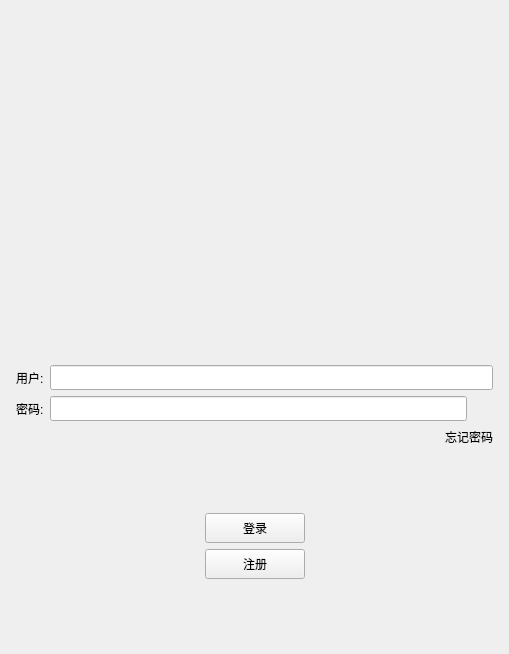
<?xml version="1.0" encoding="UTF-8"?>
<ui version="4.0">
 <class>LoginWidgetClass</class>
 <widget class="QWidget" name="LoginWidgetClass">
  <property name="windowModality">
   <enum>Qt::WindowModal</enum>
  </property>
  <property name="geometry">
   <rect>
    <x>0</x>
    <y>0</y>
    <width>509</width>
    <height>654</height>
   </rect>
  </property>
  <property name="windowTitle">
   <string>LoginWidget</string>
  </property>
  <layout class="QVBoxLayout" name="verticalLayout_2">
   <item>
    <layout class="QVBoxLayout" name="verticalLayout">
     <property name="leftMargin">
      <number>5</number>
     </property>
     <property name="topMargin">
      <number>5</number>
     </property>
     <property name="rightMargin">
      <number>5</number>
     </property>
     <property name="bottomMargin">
      <number>5</number>
     </property>
     <item>
      <widget class="QWidget" name="widget" native="true">
       <layout class="QGridLayout" name="gridLayout">
        <item row="1" column="0">
         <widget class="QLabel" name="Head_Label">
          <property name="minimumSize">
           <size>
            <width>250</width>
            <height>250</height>
           </size>
          </property>
          <property name="maximumSize">
           <size>
            <width>250</width>
            <height>250</height>
           </size>
          </property>
          <property name="text">
           <string/>
          </property>
          <property name="alignment">
           <set>Qt::AlignCenter</set>
          </property>
         </widget>
        </item>
        <item row="2" column="0">
         <spacer name="verticalSpacer">
          <property name="orientation">
           <enum>Qt::Vertical</enum>
          </property>
          <property name="sizeHint" stdset="0">
           <size>
            <width>20</width>
            <height>40</height>
           </size>
          </property>
         </spacer>
        </item>
        <item row="0" column="0">
         <widget class="QLabel" name="Tip_Label">
          <property name="minimumSize">
           <size>
            <width>0</width>
            <height>25</height>
           </size>
          </property>
          <property name="maximumSize">
           <size>
            <width>16777215</width>
            <height>25</height>
           </size>
          </property>
          <property name="text">
           <string/>
          </property>
          <property name="alignment">
           <set>Qt::AlignCenter</set>
          </property>
         </widget>
        </item>
       </layout>
      </widget>
     </item>
     <item>
      <layout class="QHBoxLayout" name="horizontalLayout">
       <item>
        <widget class="QLabel" name="User_Labe">
         <property name="minimumSize">
          <size>
           <width>0</width>
           <height>25</height>
          </size>
         </property>
         <property name="maximumSize">
          <size>
           <width>16777215</width>
           <height>25</height>
          </size>
         </property>
         <property name="text">
          <string>用户:</string>
         </property>
        </widget>
       </item>
       <item>
        <widget class="QLineEdit" name="User_Edit">
         <property name="minimumSize">
          <size>
           <width>0</width>
           <height>25</height>
          </size>
         </property>
         <property name="maximumSize">
          <size>
           <width>16777215</width>
           <height>25</height>
          </size>
         </property>
        </widget>
       </item>
      </layout>
     </item>
     <item>
      <layout class="QHBoxLayout" name="horizontalLayout_2">
       <item>
        <widget class="QLabel" name="PassWord_Label">
         <property name="minimumSize">
          <size>
           <width>0</width>
           <height>25</height>
          </size>
         </property>
         <property name="maximumSize">
          <size>
           <width>16777215</width>
           <height>25</height>
          </size>
         </property>
         <property name="text">
          <string>密码:</string>
         </property>
        </widget>
       </item>
       <item>
        <widget class="QLineEdit" name="PassWord_Edit">
         <property name="minimumSize">
          <size>
           <width>0</width>
           <height>25</height>
          </size>
         </property>
         <property name="maximumSize">
          <size>
           <width>16777215</width>
           <height>25</height>
          </size>
         </property>
        </widget>
       </item>
       <item>
        <widget class="ClickedLabel" name="PassWord_Visible">
         <property name="minimumSize">
          <size>
           <width>20</width>
           <height>20</height>
          </size>
         </property>
         <property name="maximumSize">
          <size>
           <width>20</width>
           <height>20</height>
          </size>
         </property>
         <property name="text">
          <string/>
         </property>
        </widget>
       </item>
      </layout>
     </item>
     <item>
      <layout class="QHBoxLayout" name="horizontalLayout_3">
       <item>
        <spacer name="horizontalSpacer">
         <property name="orientation">
          <enum>Qt::Horizontal</enum>
         </property>
         <property name="sizeHint" stdset="0">
          <size>
           <width>40</width>
           <height>20</height>
          </size>
         </property>
        </spacer>
       </item>
       <item>
        <widget class="ClickedLabel" name="ForgetLabel">
         <property name="text">
          <string>忘记密码</string>
         </property>
        </widget>
       </item>
      </layout>
     </item>
     <item>
      <spacer name="verticalSpacer_2">
       <property name="orientation">
        <enum>Qt::Vertical</enum>
       </property>
       <property name="sizeHint" stdset="0">
        <size>
         <width>20</width>
         <height>40</height>
        </size>
       </property>
      </spacer>
     </item>
     <item>
      <layout class="QHBoxLayout" name="horizontalLayout_4">
       <item>
        <spacer name="horizontalSpacer_2">
         <property name="orientation">
          <enum>Qt::Horizontal</enum>
         </property>
         <property name="sizeHint" stdset="0">
          <size>
           <width>40</width>
           <height>20</height>
          </size>
         </property>
        </spacer>
       </item>
       <item>
        <widget class="QPushButton" name="Login_Btn">
         <property name="minimumSize">
          <size>
           <width>100</width>
           <height>30</height>
          </size>
         </property>
         <property name="text">
          <string>登录</string>
         </property>
        </widget>
       </item>
       <item>
        <spacer name="horizontalSpacer_3">
         <property name="orientation">
          <enum>Qt::Horizontal</enum>
         </property>
         <property name="sizeHint" stdset="0">
          <size>
           <width>40</width>
           <height>20</height>
          </size>
         </property>
        </spacer>
       </item>
      </layout>
     </item>
     <item>
      <layout class="QHBoxLayout" name="horizontalLayout_5">
       <item>
        <spacer name="horizontalSpacer_4">
         <property name="orientation">
          <enum>Qt::Horizontal</enum>
         </property>
         <property name="sizeHint" stdset="0">
          <size>
           <width>40</width>
           <height>20</height>
          </size>
         </property>
        </spacer>
       </item>
       <item>
        <widget class="QPushButton" name="Register_Btn">
         <property name="minimumSize">
          <size>
           <width>100</width>
           <height>30</height>
          </size>
         </property>
         <property name="text">
          <string>注册</string>
         </property>
        </widget>
       </item>
       <item>
        <spacer name="horizontalSpacer_5">
         <property name="orientation">
          <enum>Qt::Horizontal</enum>
         </property>
         <property name="sizeHint" stdset="0">
          <size>
           <width>40</width>
           <height>20</height>
          </size>
         </property>
        </spacer>
       </item>
      </layout>
     </item>
     <item>
      <spacer name="verticalSpacer_3">
       <property name="orientation">
        <enum>Qt::Vertical</enum>
       </property>
       <property name="sizeHint" stdset="0">
        <size>
         <width>20</width>
         <height>40</height>
        </size>
       </property>
      </spacer>
     </item>
    </layout>
   </item>
  </layout>
 </widget>
 <layoutdefault spacing="6" margin="11"/>
 <customwidgets>
  <customwidget>
   <class>ClickedLabel</class>
   <extends>QLabel</extends>
   <header>ClickedLabel.h</header>
  </customwidget>
 </customwidgets>
 <resources>
  <include location="demand.qrc"/>
 </resources>
 <connections/>
</ui>
